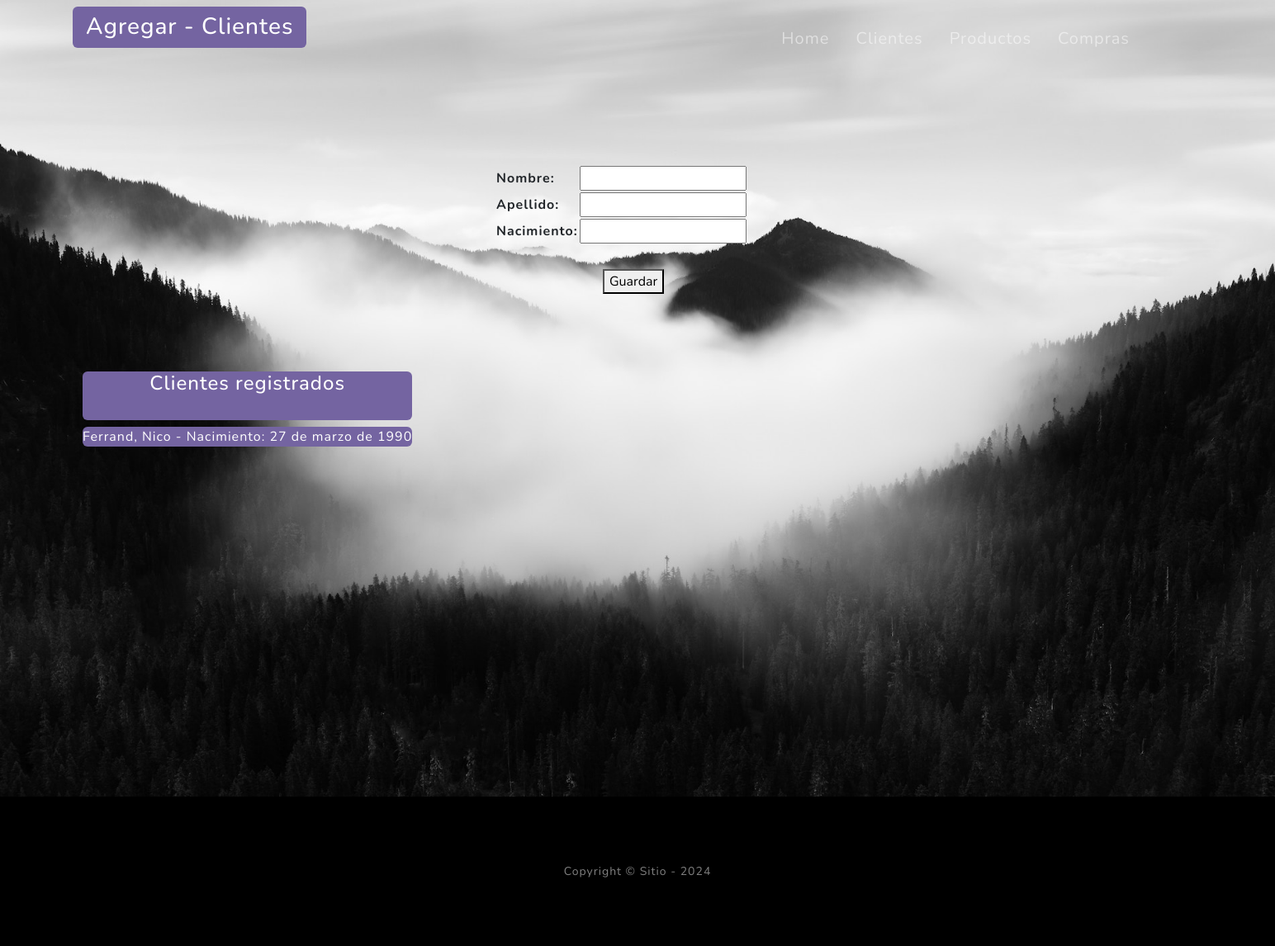
/cliente/home/, run on an earlier commit of the app's database.
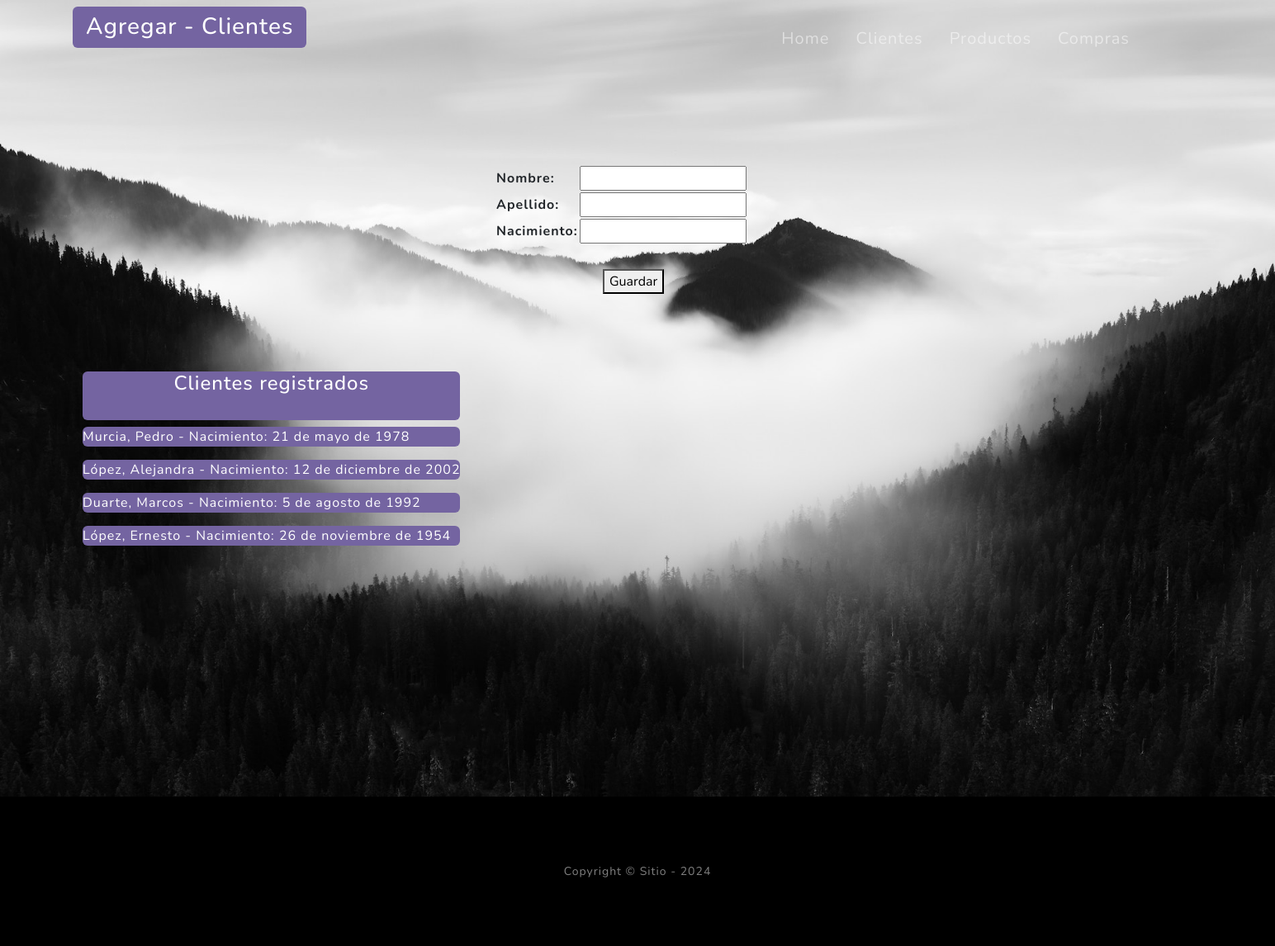
And on a later commit of the database.
### cliente/models.py (models this page shows, shortened)
class Cliente(models.Model):
    nombre = models.CharField(max_length=50)
    apellido = models.CharField(max_length=50)
    nacimiento = models.DateField(null=True)
    class Meta:
        verbose_name = "cliente"
        verbose_name_plural = "clientes"

### cliente/views.py (the view)
# urls.py: path("home/", views.home, name="home"),
def home(request):
    if request.method == "POST":
        form = forms.ClienteCategoriaForms(request.POST)
        if form.is_valid():
            form.save()
            return redirect("cliente:home")
    else:
        form = forms.ClienteCategoriaForms()
    consulta_clientes = models.Cliente.objects.all()
    return render (request,"cliente/index.html", context={"form": form, "clientes": consulta_clientes})

### cliente/forms.py
class ClienteCategoriaForms(forms.ModelForm):
    class Meta:
        model = models.Cliente
        fields = "__all__"
        widgets = {
            "nombre": forms.TextInput(attrs={"class":"form-comtrol}"}),
            "apellido": forms.TextInput(attrs={"class":"form-comtrol}"}),
            "nacimiento": forms.TextInput(attrs={"class":"form-comtrol}"}),
        }

### cliente/templates/cliente/index.html (shortened to what this page needs)
{% extends 'core/base.html' %}
{%  block titulo %}
    {% include 'core/components/titles.html' with titulo="Agregar - Clientes" %}
{% endblock titulo %}
{% block contenido %}
    <form style="position: absolute; padding: 200px 600px;" action="{% url 'cliente:home' %}" method="post">
        <table>
            {{form.as_table}}
        </table>
        <div style="padding: 30px 130px;">
            <button type="submit">Guardar</button>
        </div>
    </form>
    <div style="position: absolute; margin: 450px 100px;">
        <h4 style="padding-bottom: 30px; text-align: center;" class="text-white bg-secondary rounded"> Clientes registrados </h4>
        {% for cliente in clientes %}
            <p class="text-white bg-secondary rounded">{{cliente.apellido}}, {{cliente.nombre}} - Nacimiento: {{cliente.nacimiento}}</p>
        {% endfor %}
    </div>
{% endblock contenido %}

### core/templates/core/base.html (shortened to what this page needs)
{% load static %}
<!DOCTYPE html>
<html lang="en">
    <head>
        <link href="{% static 'core/css/styles.css' %}" rel="stylesheet" />
    </head>
    <body>
        {% include 'core/components/navbar.html' %}
        <div>
            <div style="padding-left: 100px;">
                {% block titulo %}
                {% endblock titulo %}
            </div>
                {% block contenido %}
                {% endblock contenido %}
            <img src="{% static 'core/assets/img/bg-masthead.jpg' %}" width="100%" alt="" />
        </div>
        {% include 'core/components/footer.html' %}
    </body>
</html>

### core/templates/core/components/navbar.html (shortened to what this page needs)
<nav class="navbar navbar-expand-lg navbar-light fixed-top" id="mainNav">
    <div class="container px-4 px-lg-5">
        <div class="collapse navbar-collapse" id="navbarResponsive">
            <ul class="navbar-nav ms-auto fs-5">
                <li class="nav-item"><a class="nav-link px-3" href="{% url 'core:home' %}">Home</a></li>
                <li class="nav-item"><a class="nav-link px-3" href="{% url 'cliente:home' %}">Clientes</a></li>
                <li class="nav-item"><a class="nav-link px-3" href="{% url 'producto:home' %}">Productos</a></li>
                <li class="nav-item"><a class="nav-link px-3" href="{% url 'compra:home' %}">Compras</a></li>
            </ul>
        </div>
    </div>
</nav>

### core/templates/core/components/titles.html
<div style="position: absolute;" class="row align-items-center my-2">
    <h1 class="fs-3 pg-lg-3 text-white bg-secondary px-3 py-2 rounded">
        {{ titulo }}
    </h1>
</div>

### core/templates/core/components/footer.html
<footer class="footer bg-black small text-center text-white-50">
    <div class="container px-4 px-lg-5">
        Copyright &copy; Sitio - 2024
    </div>
</footer>

What changed in the data, as far as the page shows it:
removed Cliente: apellido "Ferrand", nombre "Nico", nacimiento "27 de marzo de 1990"
added Cliente: apellido "Murcia", nombre "Pedro", nacimiento "21 de mayo de 1978"
added Cliente: apellido "López", nombre "Alejandra", nacimiento "12 de diciembre de 2002"
added Cliente: apellido "Duarte", nombre "Marcos", nacimiento "5 de agosto de 1992"
added Cliente: apellido "López", nombre "Ernesto", nacimiento "26 de noviembre de 1954"
